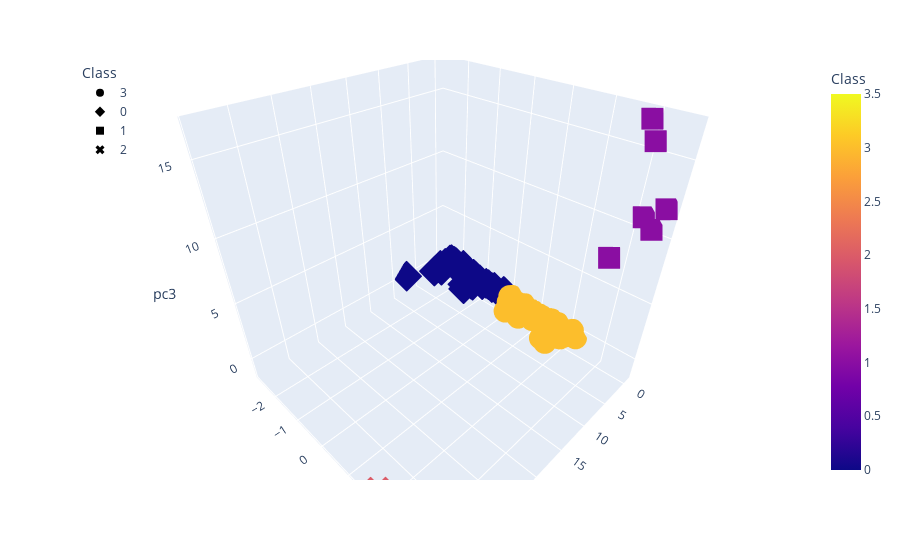

Here is the notebook cell this chart was saved with:
### Markdown cell above
### Visualizing Results

#### 3D-Scatter with Clusters

### Code cell
# Create a 3D-Scatter with the PCA data and the clusters
fig = px.scatter_3d(
final_df,
    x = "pc1",
    y = "pc2",
    z = "pc3",
    color = "Class",
    symbol = "Class",
    hover_name = "Coin_Name",
    hover_data = ["Algorithm"],
    width = 850
    ) 
fig.update_layout(legend=dict(x=0, y=1))
fig.show()

### Figure 1 — Plotly figure (JSON) as saved in the notebook; plotly's stock layout.template omitted (floating-point values rounded to 4 significant figures; data arrays with more than 128 entries replaced by an {"elided": "..."} marker saying what was removed)
{"data": [{"customdata": {"elided": "285x1 str values"}, "hovertemplate": "<b>%{hovertext}</b><br><br>Class=%{marker.color}<br>pc1=%{x}<br>pc2=%{y}<br>pc3=%{z}<br>Algorithm=%{customdata[0]}<extra></extra>", "hovertext": {"elided": "285 str values"}, "legendgroup": "3", "marker": {"color": {"elided": "285 int values"}, "coloraxis": "coloraxis", "symbol": "circle"}, "mode": "markers", "name": "3", "scene": "scene", "showlegend": true, "type": "scatter3d", "x": {"elided": "285 float values"}, "y": {"elided": "285 float values"}, "z": {"elided": "285 float values"}}, {"customdata": {"elided": "240x1 str values"}, "hovertemplate": "<b>%{hovertext}</b><br><br>Class=%{marker.color}<br>pc1=%{x}<br>pc2=%{y}<br>pc3=%{z}<br>Algorithm=%{customdata[0]}<extra></extra>", "hovertext": {"elided": "240 str values"}, "legendgroup": "0", "marker": {"color": {"elided": "240 int values"}, "coloraxis": "coloraxis", "symbol": "diamond"}, "mode": "markers", "name": "0", "scene": "scene", "showlegend": true, "type": "scatter3d", "x": {"elided": "240 float values"}, "y": {"elided": "240 float values"}, "z": {"elided": "240 float values"}}, {"customdata": [["VeChainThor Authority"], ["Proof-of-BibleHash"], ["SHA-256 + Hive"], ["Proof-of-Authority"], ["ECC 256K1"], ["Leased POS"]], "hovertemplate": "<b>%{hovertext}</b><br><br>Class=%{marker.color}<br>pc1=%{x}<br>pc2=%{y}<br>pc3=%{z}<br>Algorithm=%{customdata[0]}<extra></extra>", "hovertext": ["Vechain", "BiblePay", "LitecoinCash", "Poa Network", "Acute Angle Cloud", "Waves"], "legendgroup": "1", "marker": {"color": [1, 1, 1, 1, 1, 1], "coloraxis": "coloraxis", "symbol": "square"}, "mode": "markers", "name": "1", "scene": "scene", "showlegend": true, "type": "scatter3d", "x": [4.467, -0.2009, -0.3455, -0.4601, -0.3669, -0.459], "y": [3.064, 3.081, 2.905, 3.432, 3.619, 3.211], "z": [9.137, 15.69, 16.79, 10.42, 12.03, 11.03]}, {"customdata": [["TRC10"]], "hovertemplate": "<b>%{hovertext}</b><br><br>Class=%{marker.color}<br>pc1=%{x}<br>pc2=%{y}<br>pc3=%{z}<br>Algorithm=%{customdata[0]}<extra></extra>", "hovertext": ["BitTorrent"], "legendgroup": "2", "marker": {"color": [2], "coloraxis": "coloraxis", "symbol": "x"}, "mode": "markers", "name": "2", "scene": "scene", "showlegend": true, "type": "scatter3d", "x": [34.04], "y": [1.756], "z": [-1.335]}], "layout": {"autosize": true, "coloraxis": {"colorbar": {"title": {"text": "Class"}}, "colorscale": [[0, "#0d0887"], [0.1111, "#46039f"], [0.2222, "#7201a8"], [0.3333, "#9c179e"], [0.4444, "#bd3786"], [0.5556, "#d8576b"], [0.6667, "#ed7953"], [0.7778, "#fb9f3a"], [0.8889, "#fdca26"], [1, "#f0f921"]]}, "legend": {"title": {"text": "Class"}, "tracegroupgap": 0, "x": 0, "y": 1}, "margin": {"t": 60}, "scene": {"aspectmode": "auto", "aspectratio": {"x": 1, "y": 1, "z": 1}, "camera": {"center": {"x": 0, "y": 0, "z": 0}, "eye": {"x": 0.9457, "y": 0.9457, "z": 0.9457}, "projection": {"type": "perspective"}, "up": {"x": 0, "y": 0, "z": 1}}, "domain": {"x": [0, 1], "y": [0, 1]}, "xaxis": {"title": {"text": "pc1"}, "type": "linear"}, "yaxis": {"title": {"text": "pc2"}, "type": "linear"}, "zaxis": {"title": {"text": "pc3"}, "type": "linear"}}}}
